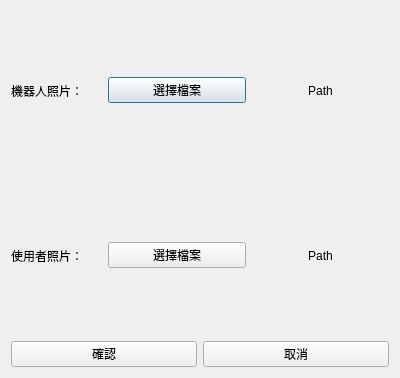
<?xml version="1.0" encoding="UTF-8"?>
<ui version="4.0">
 <class>Setting</class>
 <widget class="QDialog" name="Setting">
  <property name="geometry">
   <rect>
    <x>0</x>
    <y>0</y>
    <width>400</width>
    <height>378</height>
   </rect>
  </property>
  <property name="windowTitle">
   <string>Setting</string>
  </property>
  <layout class="QVBoxLayout" name="verticalLayout">
   <item>
    <layout class="QHBoxLayout" name="horizontalLayout">
     <item>
      <widget class="QLabel" name="botImage">
       <property name="sizePolicy">
        <sizepolicy hsizetype="Expanding" vsizetype="Expanding">
         <horstretch>0</horstretch>
         <verstretch>0</verstretch>
        </sizepolicy>
       </property>
       <property name="maximumSize">
        <size>
         <width>91</width>
         <height>16777215</height>
        </size>
       </property>
       <property name="text">
        <string>機器人照片：</string>
       </property>
      </widget>
     </item>
     <item>
      <widget class="QPushButton" name="chooseButton1">
       <property name="text">
        <string>選擇檔案</string>
       </property>
      </widget>
     </item>
     <item>
      <widget class="QLabel" name="botImagePath">
       <property name="text">
        <string>Path</string>
       </property>
       <property name="alignment">
        <set>Qt::AlignCenter</set>
       </property>
      </widget>
     </item>
    </layout>
   </item>
   <item>
    <layout class="QHBoxLayout" name="horizontalLayout_2">
     <item>
      <widget class="QLabel" name="userImage">
       <property name="sizePolicy">
        <sizepolicy hsizetype="Expanding" vsizetype="Expanding">
         <horstretch>0</horstretch>
         <verstretch>0</verstretch>
        </sizepolicy>
       </property>
       <property name="maximumSize">
        <size>
         <width>91</width>
         <height>16777215</height>
        </size>
       </property>
       <property name="text">
        <string>使用者照片：</string>
       </property>
      </widget>
     </item>
     <item>
      <widget class="QPushButton" name="chooseButton2">
       <property name="text">
        <string>選擇檔案</string>
       </property>
      </widget>
     </item>
     <item>
      <widget class="QLabel" name="userImagePath">
       <property name="text">
        <string>Path</string>
       </property>
       <property name="alignment">
        <set>Qt::AlignCenter</set>
       </property>
      </widget>
     </item>
    </layout>
   </item>
   <item>
    <layout class="QHBoxLayout" name="horizontalLayout_3">
     <item>
      <widget class="QPushButton" name="okButton">
       <property name="text">
        <string>確認</string>
       </property>
      </widget>
     </item>
     <item>
      <widget class="QPushButton" name="cancelButton">
       <property name="text">
        <string>取消</string>
       </property>
      </widget>
     </item>
    </layout>
   </item>
  </layout>
 </widget>
 <resources/>
 <connections/>
</ui>
